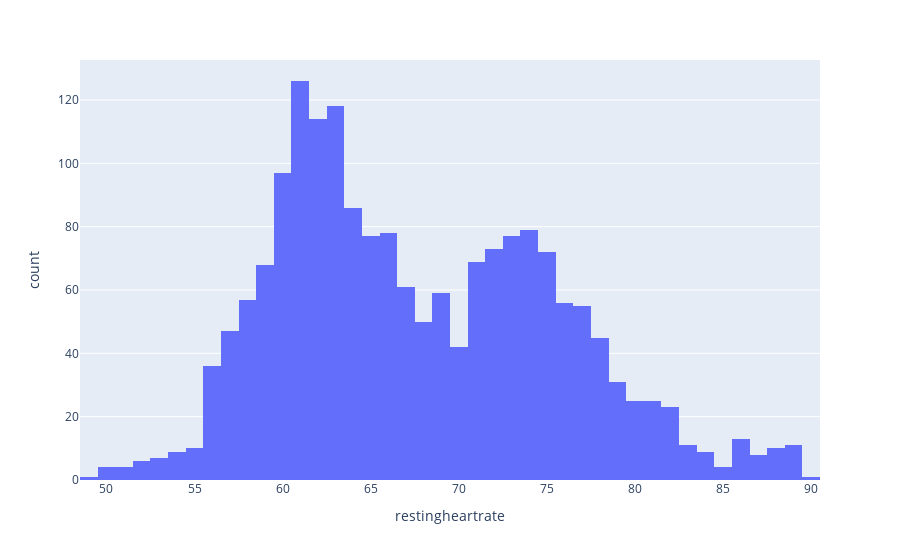

Source (notebook cell):
### Code cell
fig = px.histogram(results, x='restingheartrate')
fig.show()

### Figure 1 — Plotly figure (JSON) as saved in the notebook; plotly's stock layout.template omitted (floating-point values rounded to 4 significant figures; data arrays with more than 128 entries replaced by an {"elided": "..."} marker saying what was removed)
{"data": [{"alignmentgroup": "True", "bingroup": "x", "hovertemplate": "restingheartrate=%{x}<br>count=%{y}<extra></extra>", "legendgroup": "", "marker": {"color": "#636efa", "pattern": {"shape": ""}}, "name": "", "offsetgroup": "", "orientation": "v", "showlegend": false, "type": "histogram", "x": {"elided": "1854 int values"}, "xaxis": "x", "yaxis": "y"}], "layout": {"autosize": true, "barmode": "relative", "legend": {"tracegroupgap": 0}, "margin": {"t": 60}, "xaxis": {"anchor": "y", "autorange": true, "domain": [0, 1], "range": [48.5, 90.5], "title": {"text": "restingheartrate"}, "type": "linear"}, "yaxis": {"anchor": "x", "autorange": true, "domain": [0, 1], "range": [0, 132.6], "title": {"text": "count"}}}}
